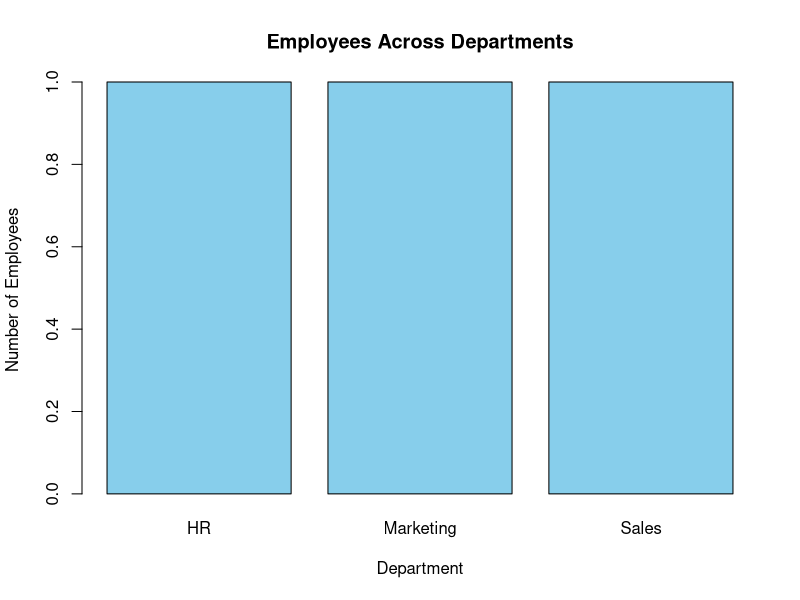

Write the R code that produced this figure.
# Dataset
department <- c("Sales","HR","Marketing")

dept_count <- table(department)

barplot(dept_count,
        col = "skyblue",
        xlab = "Department",
        ylab = "Number of Employees",
        main = "Employees Across Departments")
